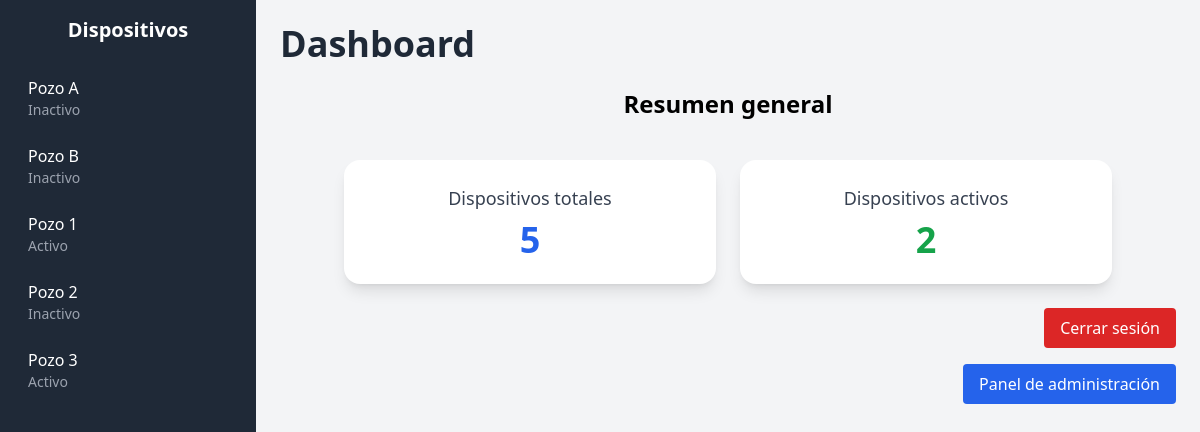
The app's page /dashboard/ (signed in), older data.
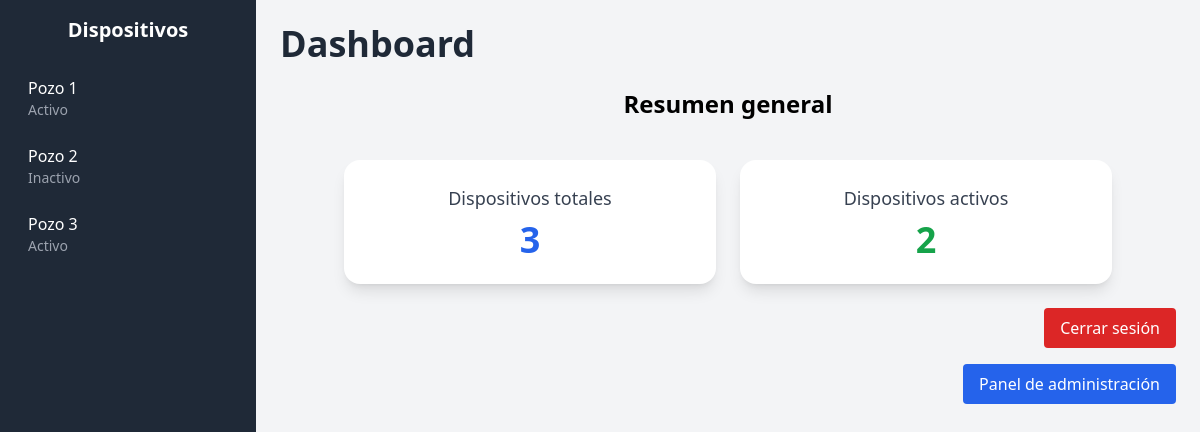
The same page, newer data.
### AppTomamuestras/models.py (models this page shows, shortened)
class Dispositivo(models.Model):
    nombre = models.CharField(max_length=100)
    ubicacion = models.CharField(max_length=100, blank=True, null=True)
    modelo = models.CharField(max_length=50, blank=True, null=True)
    numero_serie = models.CharField(max_length=50, blank=True, null=True)
    fecha_instalacion = models.DateField(blank=True, null=True)
    estado = models.CharField(max_length=20, blank=True, null=True)
    usuarios = models.ManyToManyField(User, related_name="dispositivos_asignados", blank=True)

### AppTomamuestras/views.py (the view)
# urls.py: path('dashboard/', views.dashboard, name='dashboard'),
@cache_control(no_cache=True, must_revalidate=True, no_store=True)
@login_required
def dashboard(request):
    if request.user.is_superuser:
        dispositivos = Dispositivo.objects.all()
    else:
        dispositivos = request.user.dispositivos_asignados.all()
    dispositivo_id = request.GET.get('dispositivo')
    dispositivo = dispositivos.filter(id=dispositivo_id).first() if dispositivo_id else None
    if dispositivo:
        muestras = Muestra.objects.filter(dispositivo=dispositivo)
        mantenimientos = Mantenimiento.objects.filter(dispositivo=dispositivo)
        registros = RegistroEstado.objects.filter(dispositivo=dispositivo)
    else:
        muestras = Muestra.objects.filter(dispositivo__in=dispositivos)
        mantenimientos = Mantenimiento.objects.filter(dispositivo__in=dispositivos)
        registros = RegistroEstado.objects.filter(dispositivo__in=dispositivos)
    activos_count = dispositivos.filter(estado="Activo").count()
    context = {
        'dispositivo': dispositivo,
        'dispositivos': dispositivos,
        'muestras': muestras,
        'mantenimientos': mantenimientos,
        'registros': registros,
        'activos_count': activos_count,
    }
    return render(request, 'dashboard.html', context)

### AppTomamuestras/templates/dashboard.html (shortened to what this page needs)
<!DOCTYPE html>
<html lang="es">
<head>
    <script src="https://cdn.tailwindcss.com"></script>
</head>
<body class="bg-gray-100 font-sans flex min-h-screen">
<aside class="w-64 bg-gray-800 text-white flex-shrink-0 p-4">
    <h2 class="text-xl font-bold mb-6 text-center">Dispositivos</h2>
    <ul class="space-y-2">
        {% for d in dispositivos %}
            <li>
                <a href="?dispositivo={{ d.id }}"
                   class="block px-3 py-2 rounded hover:bg-gray-700 {% if dispositivo and d.id == dispositivo.id %}bg-gray-700{% endif %}">
                    {{ d.nombre }}
                    <span class="block text-sm text-gray-400">{{ d.estado }}</span>
                </a>
            </li>
        {% endfor %}
    </ul>
</aside>
<main class="flex-1 p-6">
<a href="{% url 'deseleccionar_dispositivo' %}"><h1 class="text-4xl font-extrabold mb-6 text-gray-800">Dashboard</h1></a>
{% if not dispositivo %}
  <h2 class="text-2xl font-semibold mb-6 text-center">Resumen general</h2>
  <div class="grid grid-cols-1 md:grid-cols-2 gap-6 mt-10 max-w-3xl mx-auto">
    <div class="bg-white dark:bg-gray-800 shadow-lg rounded-2xl p-6 text-center">
      <h3 class="text-lg font-medium text-gray-700 dark:text-gray-200">Dispositivos totales</h3>
      <p class="text-4xl font-bold text-blue-600 mt-2">{{ dispositivos.count }}</p>
    </div>
    <div class="bg-white dark:bg-gray-800 shadow-lg rounded-2xl p-6 text-center">
      <h3 class="text-lg font-medium text-gray-700 dark:text-gray-200">Dispositivos activos</h3>
      <p class="text-4xl font-bold text-green-600 mt-2">{{ activos_count }}</p>
    </div>
  </div>
{% endif %}
<footer class="mt-6 text-center text-gray-500">
<div class="flex justify-end mb-4">
    <form method="POST" action="{% url 'logout' %}">
        <button type="submit"
            class="bg-red-600 text-white px-4 py-2 rounded hover:bg-red-700 transition">
            Cerrar sesión
        </button>
    </form>
</div>
{% if user.is_superuser %}
<div class="flex justify-end mt-2">
    <a href="/admin/" target="_blank"
       class="bg-blue-600 text-white px-4 py-2 rounded hover:bg-blue-700 transition">
        Panel de administración
    </a>
</div>
{% endif %}
</footer>
</main>
</body>
</html>

Row changes from the older to the newer data that the page shows:
removed Dispositivo: nombre "Pozo A", estado "Inactivo"
removed Dispositivo: nombre "Pozo B", estado "Inactivo"
Text that changed along with them:
{{ dispositivos.count }}: "5" → "3"
